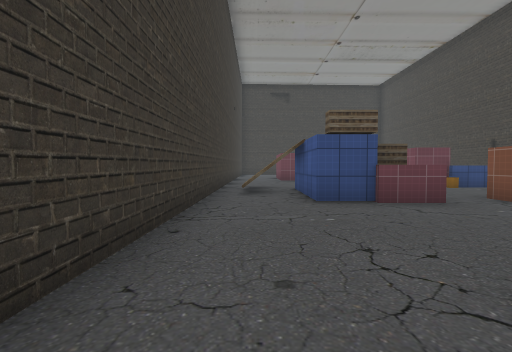
View 1 (above)

13 first-person views from a walk through a 3-D level made in the Unity game engine. The camera is 1.3 m above the floor, tilts 2° down and sees 85° across. The floor is counted in squares, 2 m on a side. Each view is taken from the middle of a square. On the plan, view 1 faces up. The plan holds only what a view shows up to about 9 squares ahead; the rest is blank. The place goes on beyond the plan. The player character is not drawn. Some animated figures are left out. Some surface patterns are stand-ins.

View 2
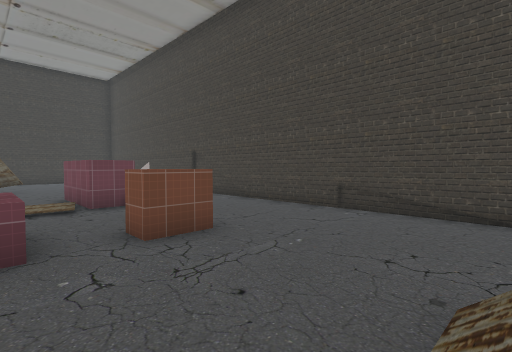

View 3
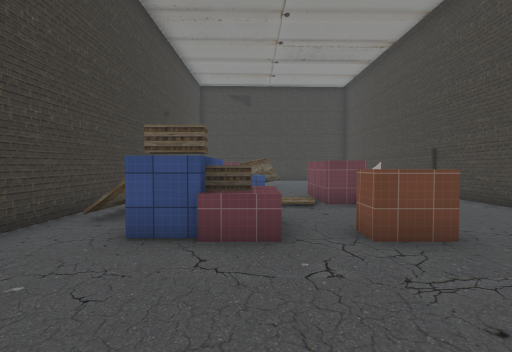

View 4
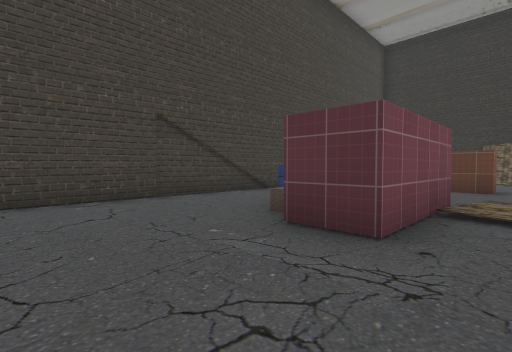

View 5
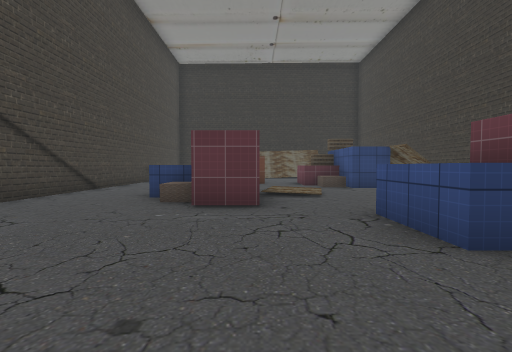

View 6
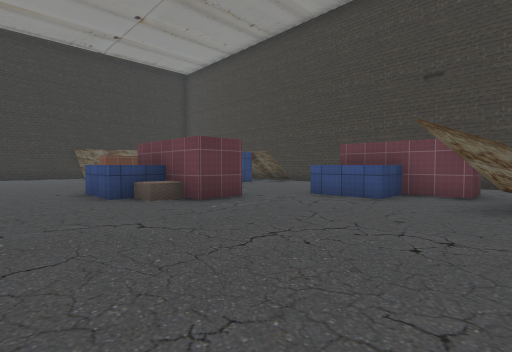

View 7
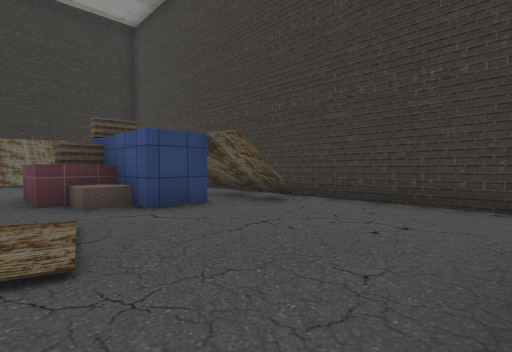

View 8
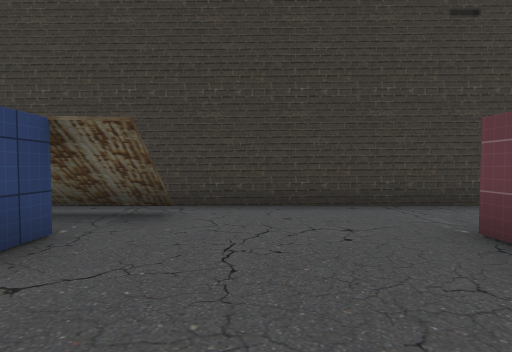

View 9
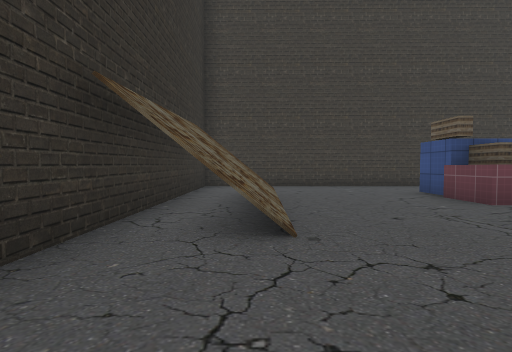

View 10
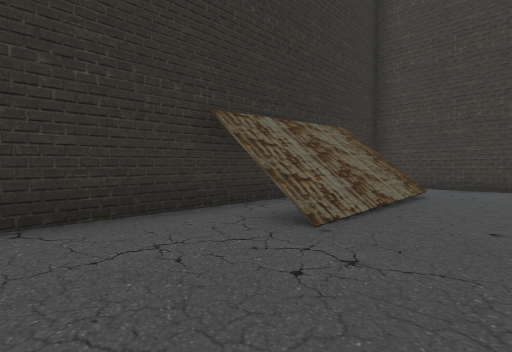

View 11
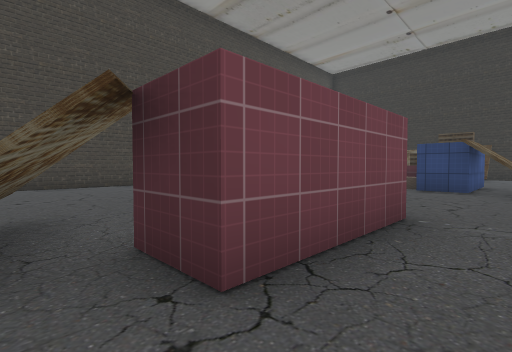

View 12
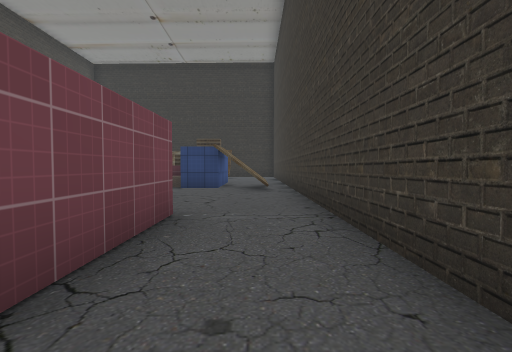

View 13
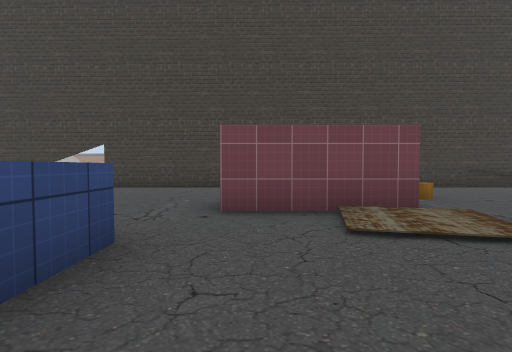

### Floor plan
Key: @ floor where view 1 was taken; # wall or solid block; . main floor; : floor 0.25 m higher than the main floor; + floor 0.75 m higher than the main floor; / step, stairs or slope; = window, fence, low wall or low ledge; ^ raised ledge; B block; O other object.
Columns run from 1 left of view 1 to 10 right of it. Each row starts with its distance up from view 1.
 16  ..///.....
 15 #.#= ......#
 14 #.##^......#
 13 #.##^......#
 12 #..........#
 11 #.....#O...#
 10 #..../##O..#
  9 ^#...:##^..#
  8 ^###...OO..#
  7 ^+##O......#
  6 #.##O......#
  5 #.##O.BB...#
  4 #..........#
  3 #..........#
  2 #..........#
  1 #..////....#
  0 #@.////...
 -1 ##########

Where each view was taken, in squares from view 1:
view 1: 0 up, 0 right, facing up
view 2: 1 up, 3 right, facing up-right
view 3: 1 up, 3 right, facing up
view 4: 14 up, 4 right, facing down-right
view 5: 16 up, 5 right, facing down
view 6: 16 up, 9 right, facing down-left
view 7: 12 up, 4 right, facing down-left
view 8: 10 up, 4 right, facing left
view 9: 1 up, 8 right, facing left
view 10: 3 up, 8 right, facing down-left
view 11: 16 up, 0 right, facing down-right
view 12: 16 up, 0 right, facing down
view 13: 11 up, 1 right, facing right
